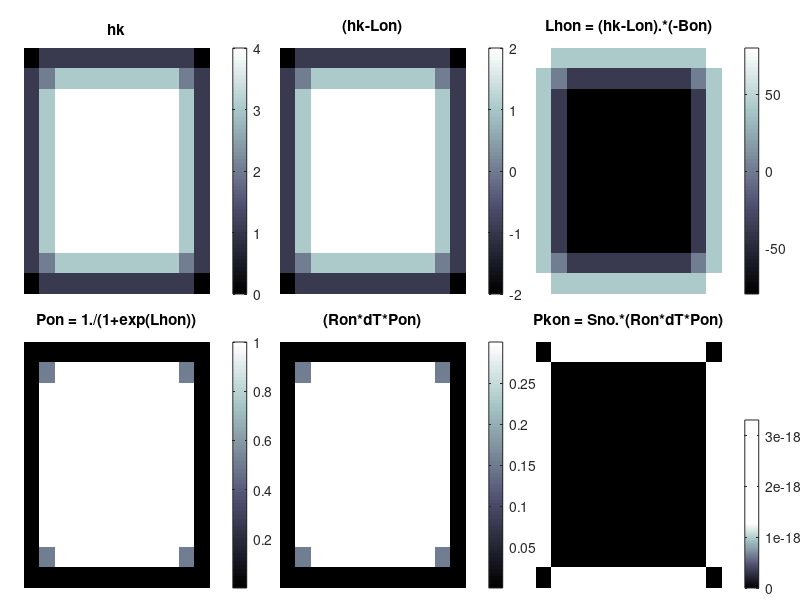
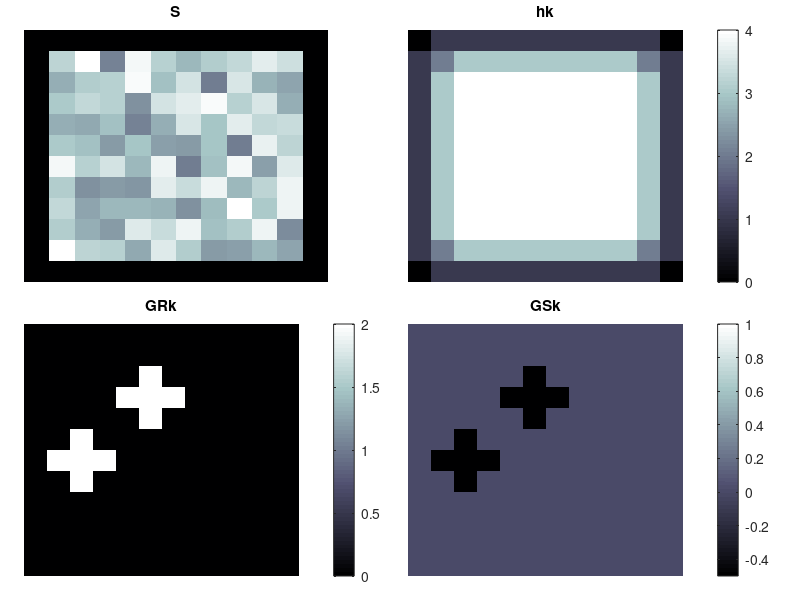
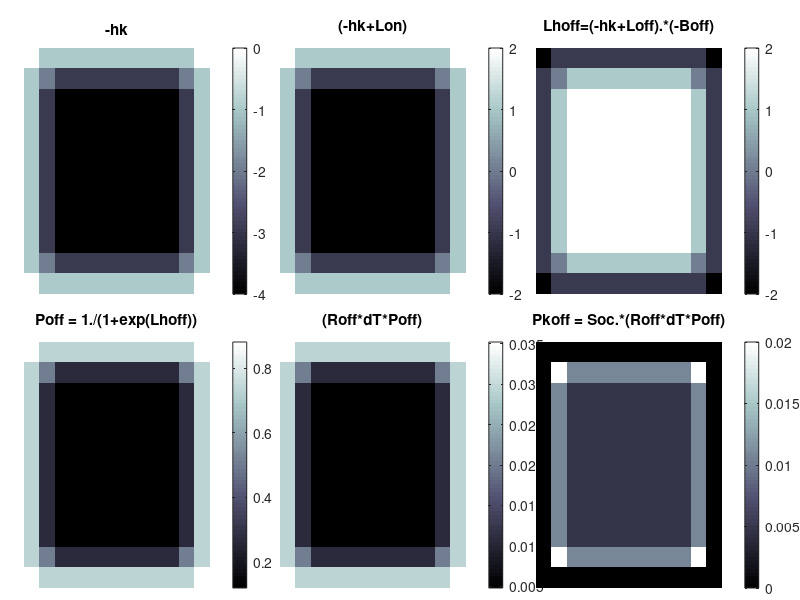
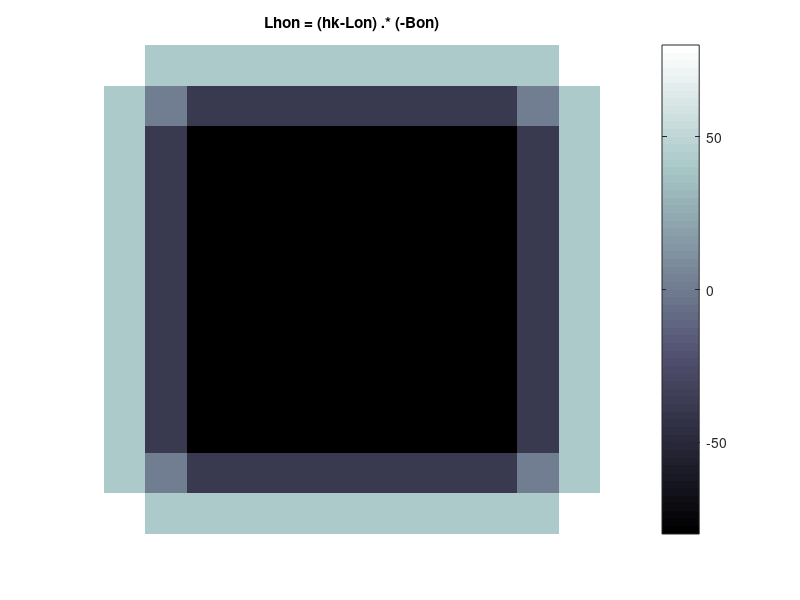

The MATLAB source for these figures, in order: (Note: this script raises an error after producing the figures.)
%================================================%
close all; clear all; clc; scsz=get(0,'ScreenSize');
%------------------------------------------------%


%===============================================%
%				BASE CLUSTER STUFF
%===============================================%
Ssz=10;Psz=1;SYNsz=Ssz+Psz+Psz;
S=padarray(ones(Ssz),[Psz Psz], 0);
% S(5+(SYNsz*7))=1; S(2+(SYNsz*1))=1;
hkMask=[0 1 0; 1 0 1; 0 1 0];
%--------
dT = .01;
Lon = 2;
Loff = 2;
Bon = 40;
Boff = 1;
Ron = 30;
Roff = 4;
%--------

Soc = (S>0);
Sno = ~Soc;
hk = convn(Soc,hkMask,'same');
%---
Lhon = (hk-Lon) .* (-Bon);
Pon = 1 ./ (1+exp(Lhon));
Pkon = Sno .* ( Ron * dT * Pon );
%---
Lhoff = ((-hk)+Loff) .* (-Boff);
Poff = 1 ./ (1+exp(Lhoff));
Pkoff = Soc .* ( Roff * dT * Poff );

%--------
figure(10);
imagesc(Lhon); axis off; title('Lhon = (hk-Lon) .* (-Bon)'); 
colormap('bone'); colorbar;
%--------


%===============================================%
%				AMPAR STUFF
%===============================================%
GhkMask=[0 1 0; 1 1 1; 0 1 0]; 
AMPARN = 5;
GTon = 2;
GToff = -.5;
LTPv = 0;
%====================================%
SG1oc = zeros(SYNsz);
%-------------------------------%
% GRPOS=randi([1 (SYNsz*SYNsz)],1,AMPARN);
GRPOS=[(7+(SYNsz*2)) (4+(SYNsz*5))];
SG1oc(GRPOS)=1;
GRhk = convn(SG1oc,GhkMask,'same');
GRk=(GRhk.*GTon); GSk=(GRhk.*GToff);
%-------------------------------%

Pon = 1 ./ (1+exp(Lhon));
Pkon = Sno .* ( Ron * dT * Pon );
%---
Poff = 1 ./ (1+exp(Lhoff));
Pkoff = Soc .* ( Roff * dT * Poff );

Gon = Pkon+(GRk.*(Pkon+LTPv));
Goff = Pkoff+(GSk.*Pkoff);

%===============================================%
%					FIGURES
%===============================================%
fh1=figure(1); colormap('bone'); 
set(fh1,'OuterPosition',(scsz./[5e-3 5e-3 1.6 1.6]))
%--------
subplot('Position',[.03 .51 .29 .41])
  imagesc(hk); axis off; title('hk'); colorbar
subplot('Position',[.35 .51 .29 .41])
  imagesc((hk-Lon)); axis off; title('(hk-Lon)'); colorbar
subplot('Position',[.67 .51 .29 .41])
  imagesc(Lhon); axis off; title('Lhon = (hk-Lon).*(-Bon)'); colorbar
%--
subplot('Position',[.03 .02 .29 .41])
  imagesc(Pon); axis off; title('Pon = 1./(1+exp(Lhon))'); colorbar
subplot('Position',[.35 .02 .29 .41])
  imagesc((Ron*dT*Pon)); axis off; title('(Ron*dT*Pon)'); colorbar
subplot('Position',[.67 .02 .29 .41])
  imagesc(Pkon); axis off; title('Pkon = Sno.*(Ron*dT*Pon)'); colorbar
%===============================================%
fh3=figure(3); colormap('bone'); 
set(fh3,'OuterPosition',(scsz./[5e-3 5e-3 1.6 1.6]))
%--------
subplot('Position',[.03 .51 .29 .41])
  imagesc(-hk); axis off; title('-hk'); colorbar
subplot('Position',[.35 .51 .29 .41])
  imagesc((-hk+Loff)); axis off; title('(-hk+Lon)'); colorbar
subplot('Position',[.67 .51 .29 .41])
  imagesc(Lhoff); axis off; title('Lhoff=(-hk+Loff).*(-Boff)'); colorbar
%--
subplot('Position',[.03 .02 .29 .41])
  imagesc(Poff); axis off; title('Poff = 1./(1+exp(Lhoff))'); colorbar
subplot('Position',[.35 .02 .29 .41])
  imagesc((Roff*dT*Poff)); axis off; title('(Roff*dT*Poff)'); colorbar
subplot('Position',[.67 .02 .29 .41])
  imagesc(Pkoff); axis off; title('Pkoff = Soc.*(Roff*dT*Poff)'); colorbar
%================================================%
fh2=figure(2); colormap('bone');
set(fh2,'OuterPosition',(scsz./[3e-3 3e-3 2.1 1.6]))
%--------
subplot('Position',[.03 .53 .38 .42])
  imagesc(S.*(rand(size(S))+1)); axis off; title('S');
subplot('Position',[.51 .53 .43 .42])
  imagesc(hk); axis off; title('hk'); colorbar;
subplot('Position',[.03 .04 .43 .42])
  imagesc(GRk); axis off; title('GRk'); colorbar;
subplot('Position',[.51 .04 .43 .42])
  imagesc(S); hold on;
  imagesc(GSk); axis off; title('GSk'); colorbar;
  alpha(.2); 
%================================================%



clear all; close all; clc;
Ssz=10;Psz=3;SYNsz=Ssz+Psz+Psz;
S=padarray(ones(Ssz),[Psz Psz], 0);
% S(5+(SYNsz*7))=1; S(2+(SYNsz*1))=1;
hkMask=[0 1 0; 1 0 1; 0 1 0];
%--------
dT = .0014;
Lon = 2;
Loff = 2;
Bon = 10;
Boff = 1;
Ron = 15;
Roff = 4;
%--
TRn = dT*Ron;
TRf = dT*Roff;
%--------
Soc = (S>0);
Sno = ~Soc;
hk = convn(Soc,hkMask,'same');
%--

Ln = [-2:2] * -Bon;
Lf = [-2:2] * Boff;

Pn = TRn ./ (1+ exp(Ln)); % .* Sno
Pf = TRf ./ (1+ exp(Lf)); % .* Soc


sprintf('%0.3g \n',exp(Ln))
sprintf('%0.3g \n',exp(Lf))

sprintf('%0.3g \n',Pn)
sprintf('%0.3g \n',Pf)



%--------
clear all; close all; clc;
Nsteps = 1e4;
Sl = [1 1 1 1 1 1 1 1 1 1];
fP = .00151;
nP = .021;

scsz = get(0,'ScreenSize');
Fh3 = figure(3);
set(Fh3,'OuterPosition',(scsz./[2e-3 2e-3 3 8]))
Ph3 = imagesc(Sl); colormap('bone');

for ns = 1:Nsteps
Pmx = rand(size(Sl));
nS = (nP>Pmx);
fS = (fP>Pmx);
Soc = Sl>0;

Sl = (Soc-fS) + nS;

set(Ph3,'CData',Sl);
drawnow
end




%-------------------------------------------------------
clear all; close all; clc; scsz = get(0,'ScreenSize'); 
steps = []; step = []; hkMask = [1 0 1];
nP = .021; fP = .00151;

Nsteps = 5e4;
Nloops = 50000; 

nP = .2;
fP = .1;

S0 = [1 1 1 1 1 1 1 1 1 1];

% Fh3 = figure(3); set(Fh3,'OuterPosition',(scsz./[2e-3 2e-3 3 8]));
% Ph3 = imagesc([.1 S0 .9]); colormap('bone');

for nl = 1:Nloops
Sl = S0;
%---
for ns = 1:Nsteps
Pmx = rand(size(Sl)); Soc = Sl>0;
PnS = ((~Sl*nP)>Pmx); 
PfS = ((Sl*fP)>Pmx);

% Sl = (Soc-PfS) + PnS;
Sl = (Soc-PfS);

% set(Ph3,'CData',[.1 Sl .9]); drawnow
if sum(Sl)<10, break, end;
end
%---
steps(nl)=ns;
end
mean(steps)
%-------------------------------------------------------

% 1.53 = mean lifetime (50000 trials) for 1 of 10 being removed at fP=.1



























%-------------------------------------------------------
clear all; close all; clc; steps = []; step = [];

Nsteps = 5e4;
Nloops = 5e4; 

nP = .2;
fP = .1;

S0 = [1 1 1 1 1 1 1 1 1 1];

for nl = 1:Nloops
Sl = S0;
%---------------------------
for ns = 1:Nsteps
	
	Pmx = rand(size(Sl));
	
	PnS = ((~Sl*nP)>Pmx); 
	PfS = ((Sl*fP)>Pmx);

	Sl = ((Sl>0)-PfS);		%  + PnS;

	% set(Ph3,'CData',[.1 Sl .9]); drawnow
	if sum(Sl)<2, break, end;

end
%---------------------------
steps(nl)=ns;
end
mean(steps)
%-------------------------------------------------------
% mean lifetimes (5e5 trials) for 1:10 of 10 being removed at fP=.1
% 1: 1.5324
% 2: 2.5059
% 3: 3.699
% 4: 5.040
% 5: 6.63
% 6: 8.51
% 7: 10.89
% 8: 14.05
% 9: 18.75
%10: 28.28

log([1.5324 2.5059 3.699 5.040 6.63 8.51 10.89 14.05 18.8 28.2])

fP1 = [1.5324 2.5059 3.699 5.040 6.63 8.51 10.89 14.05 18.8 28.2]
exf = exp(.2:.1:1.1).^3



figure(88)
plot(fP1); hold on; plot(exf,'g')
subplot(1,2,1),plot(fP1);
subplot(1,2,2),plot(exf)

ss=[0.43 0.92 1.31 1.62 1.89 2.14 2.39 2.64 2.93 3.34];
exp(ss)


%-------------------------------------------------------
% [1.5324 2.5059 3.699 5.040 6.63 8.51 10.89 14.05 18.8 28.2]
% P10 = fliplr(1 - binocdf(0,1:10,.1));
close all; clear all; clc;

% probability something happens once in 1:10 trials when p(.1)

P1in10 = (1 - binocdf(0,10,.1));	% 0.6513

% The mean waiting time until the first event is 1/P(event) (SIM: 1.5324).

T1in10 = 1/P1in10;	% 1.5354

% The mean waiting time before 2 off events (SIM: 2.5059)

P1in10 = (1 - binocdf(0,10,.1));	% 0.6513
P1in9  = (1 - binocdf(0,9,.1));		% 0.6126

T1in10 = 1/P1in10;					% 3.7893
T1in9  = 1/P1in9;					% 1.6324

T2 = 1/(P1in10*P1in9);				% 2.5064

% The mean waiting time before 3 off events (SIM: 3.699) (jP=0.27)
% E(X) = p + (p*(1-p)^1) + (p*(1-p)^2) + (p*(1-p)^3) ...

P1i10 = (1 - binocdf(0,10,.1));		% 0.6513
P2i10 = (1 - binocdf(1,10,.1));		% 0.2639
P3i10 = (1 - binocdf(2,10,.1));		% 0.0702
P1i9  = (1 - binocdf(0,9,.1));		% 0.6126
P2i9  = (1 - binocdf(1,9,.1));		% 0.2252
P1i8  = (1 - binocdf(0,8,.1));		% 0.5695

% Every 3 steps, these scenarios have a chance of happening:
px1=(P1i10*P1i9*P1i8);				% 0.2272
px2=(P1i10*P2i9);					% 0.1467
px3=(P2i10*P1i8);					% 0.1503
px4=(P3i10);						% 0.0702

T3a = 1/px1;						% 4.4007
T3b = 1/px2;						% 6.6533
T3c = 1/px3;						% 6.8189
T3d = 1/px4;						% 14.2469



pdf1i10 = binopdf(1,10,.1);		% 0.6513
pdf2i10 = binopdf(2,10,.1);		% 0.2639
pdf3i10 = binopdf(3,10,.1);		% 0.0702
pdf1i9  = binopdf(1,9,.1);		% 0.6126
pdf2i9  = binopdf(2,9,.1);		% 0.2252
pdf1i8  = binopdf(1,8,.1);		% 0.5695

pdf1=(pdf1i10*pdf1i9*pdf1i8);		% 0.2272
pdf2=(pdf1i10*pdf2i9);				% 0.1467
pdf3=(pdf2i10*pdf1i8);				% 0.1503
pdf4=(pdf3i10);						% 0.0702

1/(pdf1+pdf2+pdf3+pdf4)



pf1i10 = P1i10 ./ (P1i10 + P2i10 + P3i10)
pf2i10 = P2i10 ./ (P1i10 + P2i10 + P3i10)
pf3i10 = P3i10 ./ (P1i10 + P2i10 + P3i10)
pf1i9 = P1i9 ./ (P1i9 + P2i9)
pf2i9 = P2i9 ./ (P1i9 + P2i9)




pall = P1i10 + (P1i10*(1-P1i10)^1) + (P1i10*(1-P1i10)^2) %equivalent: (1-binocdf(0,3,P1i10))



%-------------------------------------------------------
nP = .2;
fP = .1;

nPbino = fliplr(1 - binocdf(0,0:9,nP));
fPbino = 1 - binocdf(0,1:10,fP);

JP = [nPbino' fPbino' (1:10)']

pnP1st = (JP(1)) ./ (JP(1) + JP(2));
pfP1st = JP(2) ./ (JP(2) + JP(1));
%-------------------------------------------------------

fPbi = ones(1,10);
fPbi(1) = fPbino(1);

for nn=1:9

fPbi(nn+1) = fPbi(nn) * fPbino(nn+1);

end
fPbin = fPbi(10)

%-------------------------------------------------------
nP = .2;
fP = .1;

FR = fP;
R1 = 1-FR;

for nn=1:10
uN = 11-nn;

R1s = R1^uN;
F1s = -log(R1s);

FTx = 1/uN;
RTx = -log(FTx) / F1s;

RTall(nn) = RTx;
end
sum(RTall)
%-------------------------------------------------------

1/(-log(fPbino)/10)

%{


%===============================================%
%					FIGURES
%===============================================%
fh1=figure(1);
set(fh1,'OuterPosition',(scsz./[2e-3 2e-4 2.1 1.6]))
%--------
subplot('Position',[.03 .02 .45 .45])
imagesc(Pkon); axis off; colorbar
subplot('Position',[.5 .02 .45 .45])
imagesc(Pkoff); axis off
colormap('bone'); colorbar
subplot('Position',[.03 .51 .45 .45])
imagesc(Gon); axis off; colorbar
subplot('Position',[.5 .51 .45 .45])
imagesc(Goff); axis off
colormap('bone'); colorbar
%================================================%
fh2=figure(2); colormap('bone');
set(fh2,'OuterPosition',(scsz./[3e-3 3e-3 2.1 1.6]))
%--------
subplot('Position',[.03 .02 .45 .45])
imagesc(S); axis off; title('S'); colorbar;
%--
subplot('Position',[.5 .02 .45 .45])
imagesc(Sno); axis off; title('Sno'); colorbar;
%--
subplot('Position',[.03 .51 .45 .45])
imagesc(hk); axis off; title('hk'); colorbar;
%--
subplot('Position',[.5 .51 .45 .45])
imagesc(GRhk); axis off; title('GRhk'); colorbar;
%================================================%
fh3=figure(3); colormap('bone'); 
set(fh3,'OuterPosition',(scsz./[5e-3 5e-3 1.8 1.6]))
%--------
subplot('Position',[.03 .51 .30 .42])
  imagesc(hk); axis off; title('hk'); colorbar
subplot('Position',[.35 .51 .30 .42])
  imagesc((hk-Lon)); axis off; title('(hk-Lon)'); colorbar
subplot('Position',[.67 .51 .30 .42])
  imagesc(Lhon); axis off; title('Lhon=(hk-Lon).*(-Bon)'); colorbar
%--
subplot('Position',[.03 .02 .30 .42])
  imagesc(Pon); axis off; title('Pon'); colorbar
subplot('Position',[.35 .02 .30 .42])
  imagesc((Ron*dT*Pon)); axis off; title('(Ron*dT*Pon)'); colorbar
subplot('Position',[.67 .02 .30 .42])
  imagesc(Pkon); axis off; title('Pkon'); colorbar
%================================================%
%------------------------------------------------%
fh1=figure(1);
set(fh1,'OuterPosition',(scsz./[2e-3 2e-4 2.3 3]))
%--------
subplot('Position',[.03 .05 .45 .88])
imagesc(Pkon); axis off; colorbar
subplot('Position',[.5 .05 .45 .88])
imagesc(Pkoff); axis off
colormap('bone'); colorbar
%================================================%

%------------------------------------------------%
fh2=figure(2);
set(fh2,'OuterPosition',(scsz./[2e-3 3.2e-3 2.3 3]))
%--------
subplot('Position',[.03 .05 .45 .88])
imagesc(Gon); axis off; colorbar
subplot('Position',[.5 .05 .45 .88])
imagesc(Goff); axis off
colormap('bone'); colorbar
%================================================%
%}

